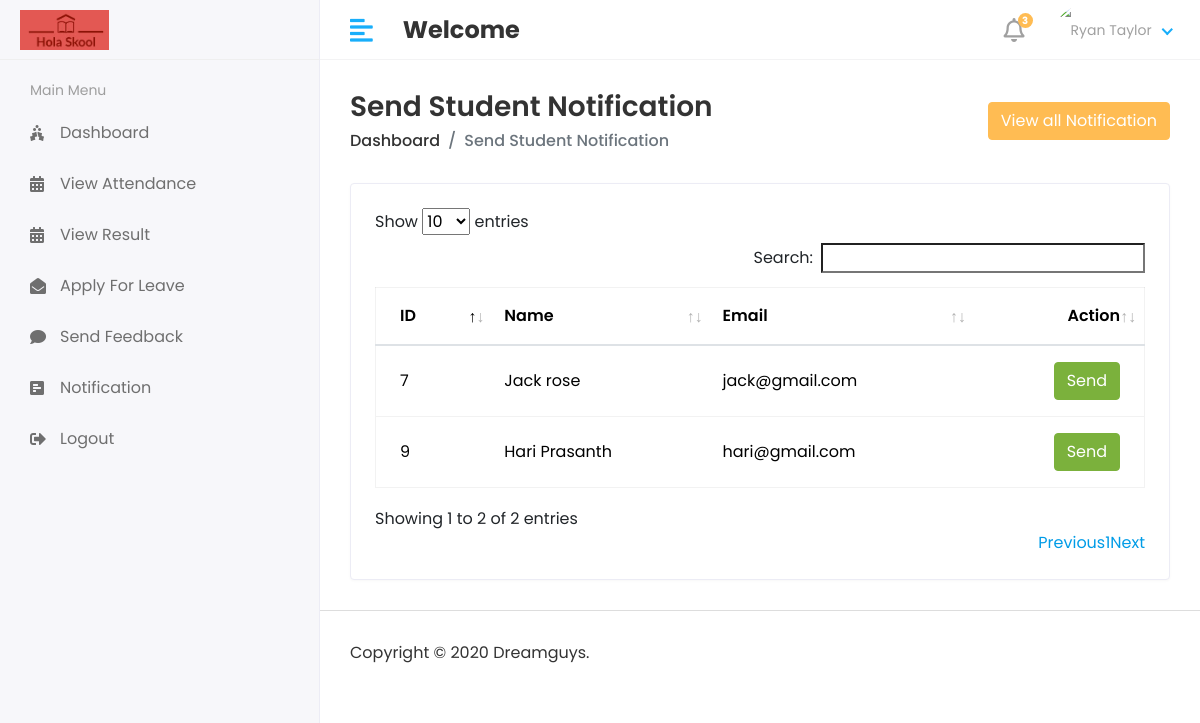
The page /Hod/Student/Send_Notification on the database its author committed.
### app/models.py (models this page shows, shortened)
class Student(models.Model):
    admin=models.OneToOneField(CustomUser,on_delete=models.CASCADE)
    address=models.TextField()
    gender=models.CharField(max_length=100)
    course_id=models.ForeignKey(Course,on_delete=models.DO_NOTHING)
    session_year_id=models.ForeignKey(Session_Year,on_delete=models.DO_NOTHING)
    created_at=models.DateTimeField(auto_now_add=True)
    updated_at=models.DateTimeField(auto_now=True)

class CustomUser(AbstractUser):
    USER=(
        (1,'Hod'),
        (2,'Staff'),
        (3, 'Student'),
    )
    user_type=models.CharField(choices=USER, max_length=40,default=1)
    profile_pic=models.ImageField(upload_to='media/profile_pic')

### StudentManagement/Hod_Views.py (the view)
# urls.py: path('Hod/Student/Send_Notification', Hod_Views.Student_Send_Notification,name='Student_Send_Notification'),
def Student_Send_Notification(request):
    student=Student.objects.all()
    see_notification=Student_Notification.objects.all()
    return render(request, 'Hod/student_notification.html', locals())

### templates/Hod/student_notification.html (shortened to what this page needs)
{% extends 'base.html' %}
{% block content %}
<div class="content container-fluid">
    <div class="page-header">
       <div class="row align-items-center">
          <div class="col">
             <h3 class="page-title">Send Student Notification</h3>
             <ul class="breadcrumb">
                <li class="breadcrumb-item"><a href="index.html">Dashboard</a></li>
                <li class="breadcrumb-item active">Send Student Notification</li>
             </ul>
          </div>
          <div class="col-auto text-right float-right ml-auto">
            <button type="button" class="btn btn-primary" data-bs-toggle="modal" data-bs-target="#exampleModalCenter">
                View all Notification
            </button>
          </div>
       </div>
    </div>
    <div class="row">
        <div class="col-sm-12">
            <div class="card card-table">
                <div class="card-body">
                    <div class="table-responsive">
                        <table id="table_id" class="table table-hover table-center mb-0 datatable">
                            <thead>
                                <tr>
                                    <th>ID</th>
                                    <th>Name</th>
                                    <th>Email</th>
                                    <th class="text-right">Action</th>
                                </tr>
                            </thead>
                            <tbody>
                                {% for i in student %}
                                <tr>
                                    <td>{{i.id}}</td>
                                    <td>{{i.admin.first_name}}&nbsp;{{i.admin.last_name}}</td>
                                    <td>{{i.admin.email}}</td>
                                    <td class="text-right">
                                        <div class="actions">
                                            <button type="button" class="btn btn-success" data-bs-toggle="modal" data-bs-target="#send_notification-{{forloop.counter}}">Send</button>
                                        </div>
                                    </td>
                                </tr>
                                {% endfor %}
                            </tbody>
                        </table>
                    </div>
                </div>
            </div>
        </div>
    </div>
</div>
{% endblock %}

### static/assets/css/style.css (style rules this page uses)
html { height: 100%; }
body { background-color: #fff; color: #333; font-family: 'Poppins', sans-serif; font-size: 1rem; height: 100%; line-height: 1.5; overflow-x: hidden; }
h1, h2, h3, h4, h5, h6 { font-family: 'Poppins', sans-serif; margin-top: 0; }
a { color: #009ce7; }
input, button, a { transition: all 0.4s ease; -moz-transition: all 0.4s ease; -o-transition: all 0.4s ease; -ms-transition: all 0.4s ease; -webkit-transition: all 0.4s ease; }
input, input:focus, button, button:focus { outline: none; }
ul, ol { padding: 0px; list-style: none; }
.table { color: #333; max-width: 100%; margin-bottom: 0; width: 100%; }
.table.dataTable { border-collapse: collapse !important; border: 1px solid rgba(0, 0, 0, 0.05); }
.table thead tr th { font-weight: 600; }
.table tbody tr { border-bottom: 1px solid rgba(0, 0, 0, 0.05); }
.table.table-center td, .table.table-center th { vertical-align: middle; }
.card-table .card-body .table > thead > tr > th { border-top: 0; }
.card-table .card-body .table tr td:first-child, .card-table .card-body .table tr th:first-child { padding-left: 1.5rem; }
.card-table .card-body .table tr td:last-child, .card-table .card-body .table tr th:last-child { padding-right: 1.5rem; }
.card-table .table td, .card-table .table th { border-top: 1px solid #e2e5e8; padding: 1rem 0.75rem; white-space: nowrap; }
.btn-primary { background-color: #FFBC53; border: 1px solid #FFBC53; }
.btn-success { background-color: #7bb13c; border: 1px solid #7bb13c }
.card { border: 1px solid #ececf5; box-shadow: 0 1px 3px 0 rgba(0, 0, 0, 0.03); margin-bottom: 1.875rem; }
.card-body { padding: 1.5rem; }
.page-wrapper > .content { padding: 1.875rem 1.875rem 0; }
.page-header { margin-bottom: 1.875rem; }
.page-header .breadcrumb { background-color: transparent; color: #6c757d; font-size: 1rem; font-weight: 500; margin-bottom: 0; padding: 0; }
.page-header .breadcrumb a { color: #333; }
.page-title { font-size: 28px; font-weight: 600; color: #333; margin-bottom: 5px; }

### rows shown on the page
Student: id "7", admin.first_name "Jack", admin.last_name "rose", admin.email "jack@gmail.com"
Student: id "9", admin.first_name "Hari", admin.last_name "Prasanth", admin.email "hari@gmail.com"
